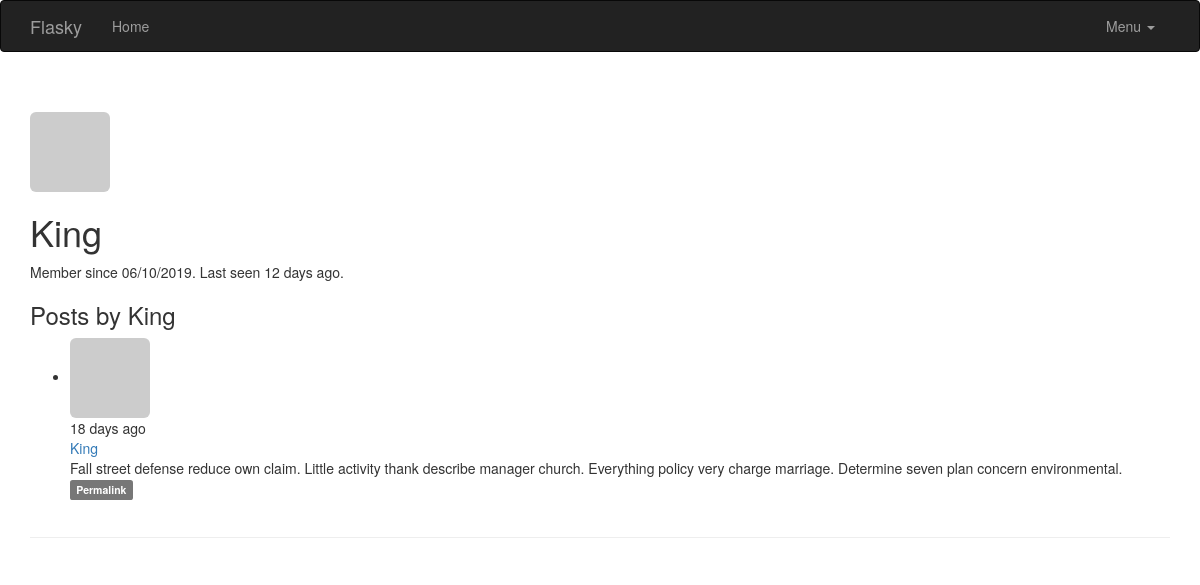
Page /user/King on the earlier database version.
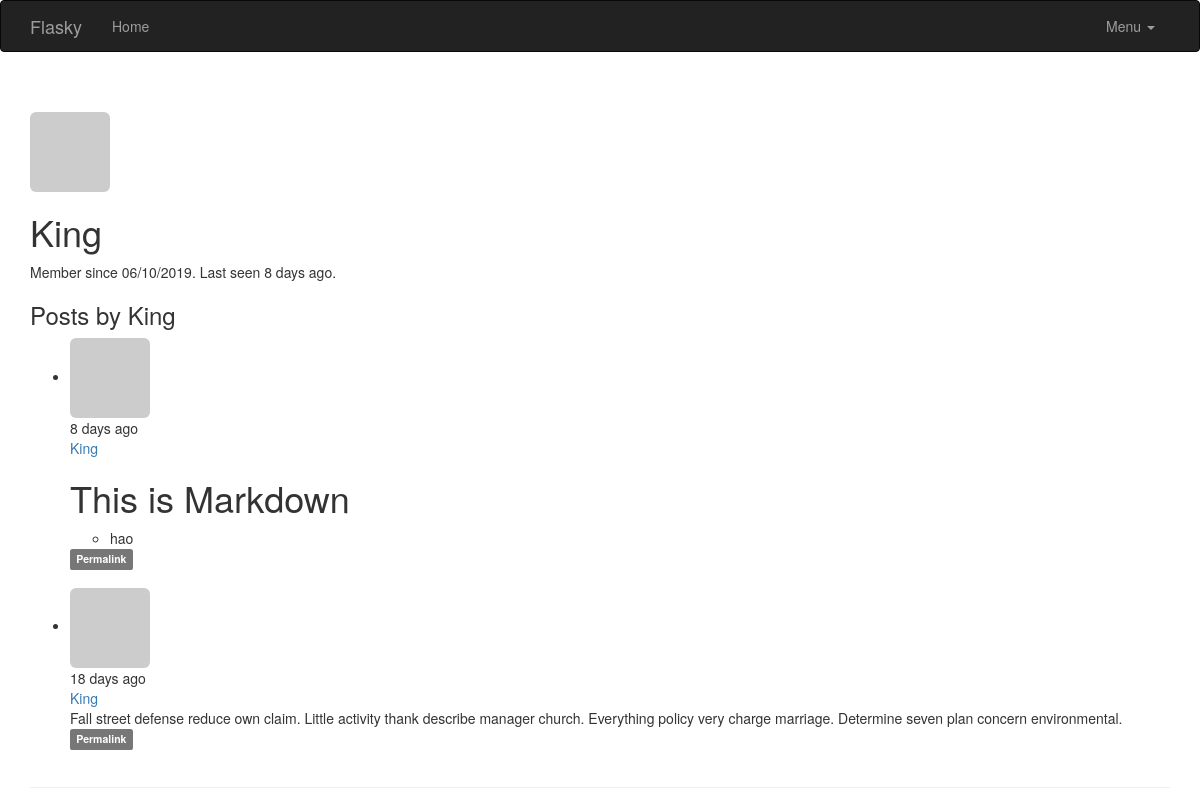
Same page on the later database version.
### app/models.py (models this page shows, shortened)
class User(UserMixin,db.Model):
    __tablename__ = 'users'
    id = db.Column(db.Integer, primary_key=True)
    email = db.Column(db.String(64),unique=True,index=True)
    username = db.Column(db.String(64), unique=True, index=True)
    password_hash = db.Column(db.String(128))
    role_id = db.Column(db.Integer, db.ForeignKey('roles.id'))
    confirmed = db.Column(db.Boolean,default=False)
    posts = db.relationship('Post',backref='author',lazy='dynamic')
    name = db.Column(db.String(64))
    location = db.Column(db.String(64))
    about_me = db.Column(db.Text())
    member_since = db.Column(db.DateTime(),default=datetime.utcnow)
    last_seen = db.Column(db.DateTime(),default=datetime.utcnow)
    avatar_hash = db.Column(db.String(32))
    @property
    def password(self):
        raise AttributeError('password is not a readable attribute')
    def gravatar(self,size=100,default='identicon',rating='g'):
        if request.is_secure:
            url = 'http://secure.gravatar.com/avatar'
        else:
            url = 'http://www.gravatar.com/avatar'
        hash = self.avatar_hash or self.gravatar_hash()
        return '{url}/{hash}?s={size}&d={default}&r={rating}'.format(url=url,hash=hash,size=size,default=default,rating=rating)

class Post(db.Model):
    __tablename__ = 'posts'
    id = db.Column(db.Integer,primary_key=True)
    body = db.Column(db.Text)
    body_html = db.Column(db.Text)
    timestamp = db.Column(db.DateTime,index=True,default=datetime.utcnow)
    author_id = db.Column(db.Integer,db.ForeignKey('users.id'))

### app/main/views.py (the view)
@main.route('/user/<username>')
def user(username):
    user = User.query.filter_by(username=username).first_or_404()
    if user is None:
        abort(404)
    posts = user.posts.order_by(Post.timestamp.desc()).all()
    return render_template('user.html', user = user,posts=posts)

### app/auth/views.py (called while the page is built)
@auth.before_app_request
def before_request():
    if current_user.is_authenticated:
        current_user.ping()
        if  not current_user.confirmed \
            and request.endpoint\
            and request.blueprint != "auth" \
            and request.endpoint != 'static':
                return redirect(url_for('auth.unconfirmed'))

### app/main/__init__.py (called while the page is built)
@main.app_context_processor
def inject_permissions():
    return dict(Permission=Permission)

### app/models.py (called while the page is built)
    def is_administrator(self):
        return False

### app/templates/user.html (shortened to what this page needs)
{% extends "base.html" %}
{% block page_content %}
<div class="page-header">
    <img class="img-rounded profile-thumbnail" src="{{ user.gravatar(size=256) }}">
    <div class="profile-header">
        <h1>{{ user.username }}</h1>
        <p>Member since {{ moment(user.member_since).format('L') }}. Last seen {{ moment(user.last_seen).fromNow() }}.</p>
        <h3>Posts by {{ user.username }}</h3>
        {% include '_posts.html' %}
    </div>
</div>
{% endblock %}

### app/templates/base.html (shortened to what this page needs)
{% extends "bootstrap/base.html" %}
{% block head %}
{{ super() }}
{% endblock %}
{% block navbar %}
<div class="navbar navbar-inverse" role="navigation">
    <div class="container">
        <div class="navbar-header">
            <a class="navbar-brand" href="/">Flasky</a>
        </div>
        <div class="navbar-collapse collapse">
            <ul class="nav navbar-nav">
                <li><a href="/">Home</a></li>
            </ul>
            <ul class="nav navbar-nav navbar-right">
            <li class="dropdown">
                <a href="#" class="dropdown-toggle" data-toggle="dropdown">
                    Menu
                    <b class="caret"></b>
                </a>
            </li>
        </ul>
        </div>
    </div>
</div>
{% endblock %}
{% block content %}
<div class="container">
    {% block page_content %}{% endblock %}
</div>
{% endblock %}

### app/templates/_posts.html (shortened to what this page needs)
<ul class="posts">
        {% for post in posts %}
        <li class="post">
            <div class = "profile-thumbnail">
                 <a href="{{url_for('.user',username=post.author.username)}}">
                     <img class="img-rounded profile-thumbnail" src="{{post.author.gravatar(size=40)}}">
                 </a>
            </div>
            <div class="post-content">
                <div class="post-date">{{moment(post.timestamp).fromNow()}}</div>
                <div class="post-author">
                    <a href="{{url_for('.user',username=post.author.username)}}">
                        {{post.author.username}}
                    </a>
                </div>
                <div class="post-body">
                    {% if post.body_html %}
                        {{ post.body_html | safe }}
                    {% else %}
                        {{ post.body }}
                    {% endif %}
                </div>
                <div class="post-footer">
                <a href="{{ url_for('.post', id=post.id) }}">
                    <span class="label label-default">Permalink</span>
                </a>
            </div>
                <br>
            </div>
        </li>
        {% endfor %}
</ul>

Differences in the rows shown:
changed User "King": last_seen "12 days ago" → "8 days ago"
added Post: timestamp "8 days ago", author.username "King", body_html "This is Markdown hao"
